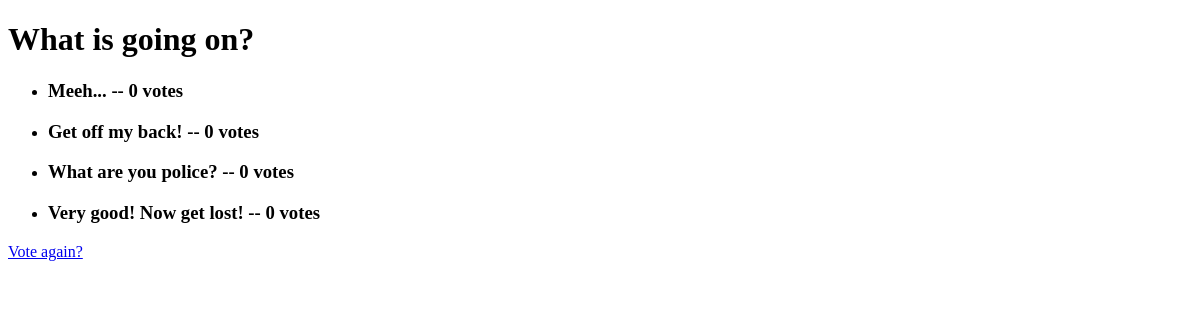
/polls/1/results/, run on an earlier commit of the app's database.
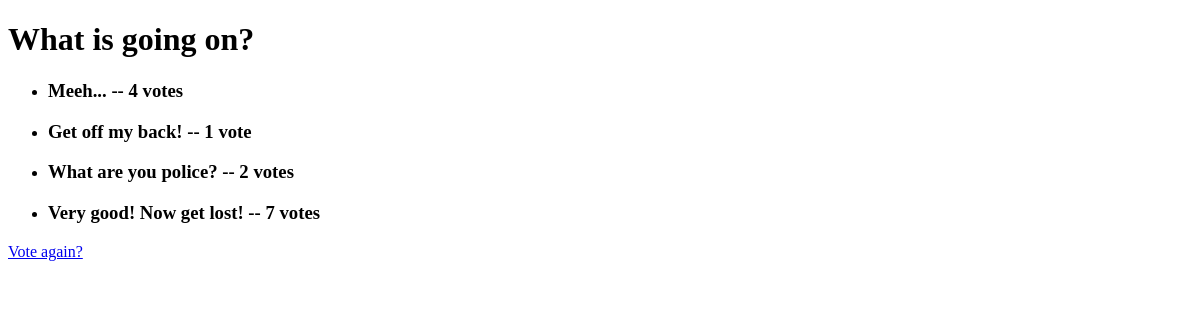
And on a later commit of the database.
### polls/models.py (models this page shows, shortened)
class Question(models.Model):
    question_text = models.CharField(max_length=200)
    pub_date = models.DateTimeField('date published')

class Choice(models.Model):
    question = models.ForeignKey(Question, on_delete=models.CASCADE)
    choice_text = models.CharField(max_length=200)
    votes = models.IntegerField(default=0)

### polls/views.py (the view)
# urls.py: path('<int:question_id>/results/', views.results, name='results'),
def results(request, question_id):
    question = get_object_or_404(Question, pk=question_id)
    return render(request, 'polls/results.html', {'question': question})

### templates/polls/results.html (shortened to what this page needs)
<!DOCTYPE html>
<html lang="en">
<head>
</head>
<body>
<h1>{{ question.question_text }}</h1>
<ul>
    {% for choice in question.choice_set.all %}
        <li>
            <h3>
                {{ choice.choice_text }} -- {{ choice.votes }} vote{{ choice.votes|pluralize }}
            </h3>
        </li>
    {% endfor %}
</ul>
<a href="{% url 'polls:detail' question.id %}">Vote again?</a>
</body>
</html>

What changed in the data, as far as the page shows it:
changed Choice "Meeh...": votes "0" → "4"
changed Choice "Get off my back!": votes "0" → "1"
changed Choice "What are you police?": votes "0" → "2"
changed Choice "Very good! Now get lost!": votes "0" → "7"
